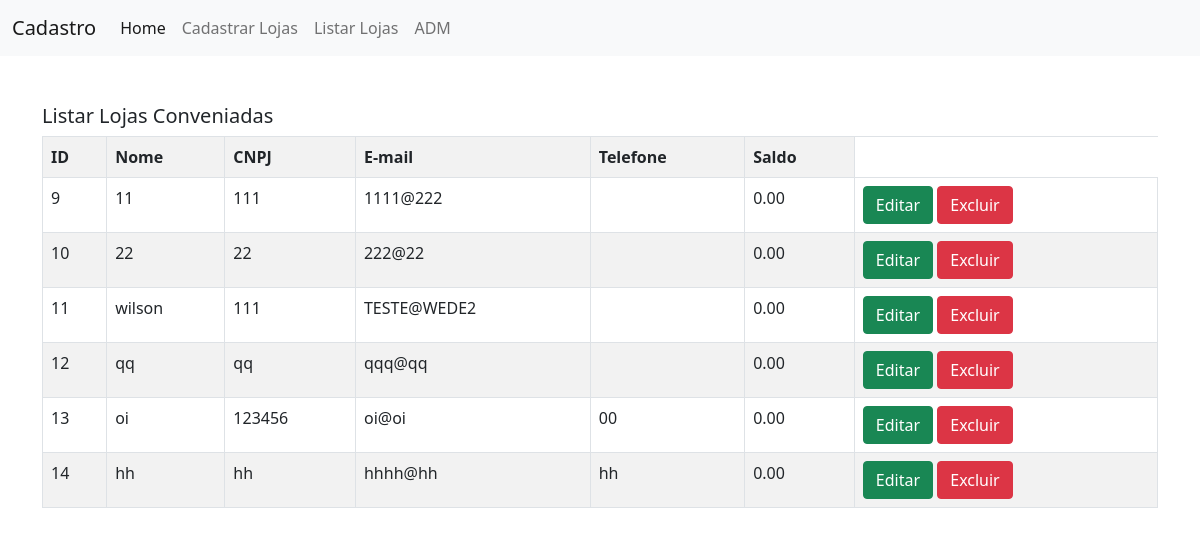
The page /view/telaLoja.php?page=listar on the database its author committed.
### tables this page shows
CREATE TABLE `loja` (
  `idLoja` int(11) NOT NULL,
  `id` int(11) NOT NULL,
  `nome` varchar(220) NOT NULL,
  `cnpj` varchar(15) NOT NULL,
  `email` varchar(220) NOT NULL,
  `telefone` varchar(220) NOT NULL,
  `saldo` decimal(5,2) NOT NULL
);

### model/listarLoja.php (the view)
<h5>Listar Lojas Conveniadas</h5>
<?php
include '../dao/config.php';
$sql = "SELECT * FROM loja";
$res = $conn->query($sql);
$qtd = $res->num_rows;
if($qtd > 0){
    print "<table class='table table-hover table-striped table-bordered'>";
    print "<tr>";
        print "<th>ID</th>";
        print "<th>Nome</th>";
        print "<th>CNPJ</th>";
        print "<th>E-mail</th>";
        print "<th>Telefone</th>";
        print "<th>Saldo</th>";
        print "</tr>";
    while($row = $res->fetch_object()){
        print "<tr>";
        print "<td>".$row->idLoja."</td>";
        print  "<td>".$row->nome."</td>";
        print  "<td>".$row->cnpj."</td>";
        print  "<td>".$row->email."</td>";
        print  "<td>".$row->telefone."</td>";
        print  "<td>".$row->saldo."</td>";
        print "<td>
                    <button onclick=\"location.href='?page=editar&id=".$row->id."';\"
                     class='btn btn-success'>Editar</button>
                    <button onclick=\"if(confirm ('Tem certeza que deseja excluir?')){
                        location.href='?page=salvar&acao=excluir&id=".$row->id."';
                    }else{false}\"
                    class='btn btn-danger'>Excluir</button>
                </td>";
        print "</tr>";
    }
    print "</table>";
    }else{
        print "<p class= 'alert alert-danger'>Não foi encontrado resultados!</p>";
    }
?>

### rows shown on the page
loja: idLoja "9", nome "11", cnpj "111", email "1111@222", saldo "0.00"
loja: idLoja "10", nome "22", cnpj "22", email "222@22", saldo "0.00"
loja: idLoja "11", nome "wilson", cnpj "111", email "TESTE@WEDE2", saldo "0.00"
loja: idLoja "12", nome "qq", cnpj "qq", email "qqq@qq", saldo "0.00"
loja: idLoja "13", nome "oi", cnpj "123456", email "oi@oi", telefone "00", saldo "0.00"
loja: idLoja "14", nome "hh", cnpj "hh", email "hhhh@hh", telefone "hh", saldo "0.00"
